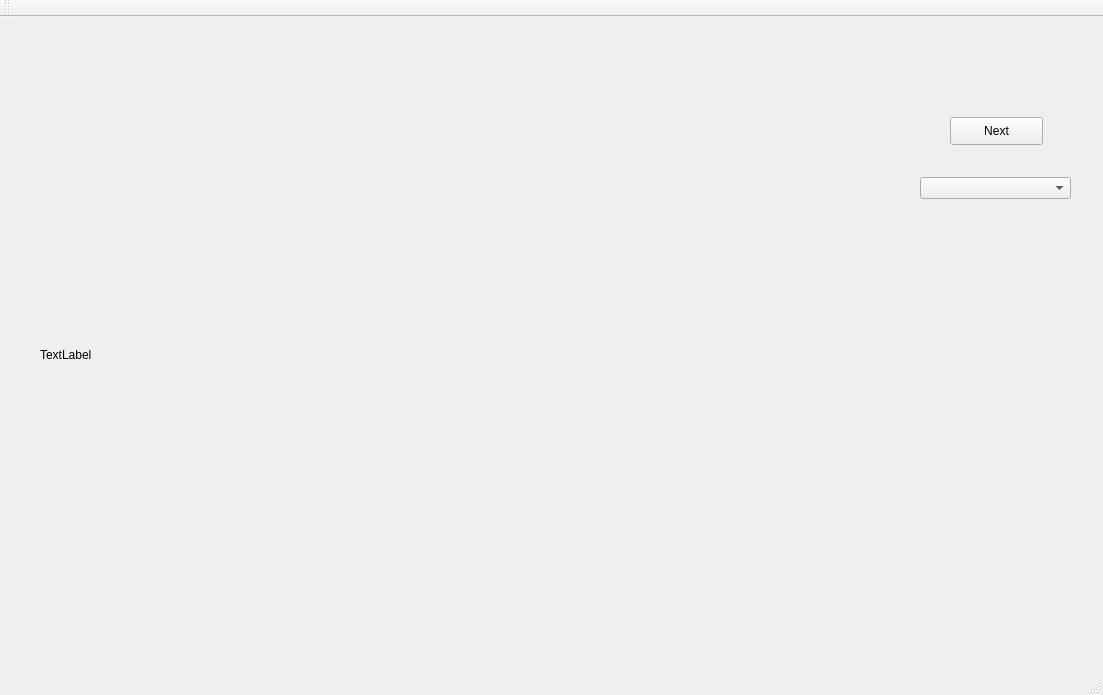
<?xml version="1.0" encoding="UTF-8"?>
<ui version="4.0">
 <class>MainWindow</class>
 <widget class="QMainWindow" name="MainWindow">
  <property name="geometry">
   <rect>
    <x>0</x>
    <y>0</y>
    <width>1103</width>
    <height>695</height>
   </rect>
  </property>
  <property name="windowTitle">
   <string>MainWindow</string>
  </property>
  <property name="styleSheet">
   <string notr="true">QLabel {&quot;
                             &quot;border-style: solid;&quot;
                             &quot;border-width: 4px;&quot;
                             &quot;border-color: black; &quot;
                             }</string>
  </property>
  <widget class="QWidget" name="centralWidget">
   <widget class="CustomLabel" name="label">
    <property name="geometry">
     <rect>
      <x>40</x>
      <y>50</y>
      <width>768</width>
      <height>576</height>
     </rect>
    </property>
    <property name="styleSheet">
     <string notr="true">border-color: rgb(255, 82, 143); </string>
    </property>
    <property name="text">
     <string>TextLabel</string>
    </property>
   </widget>
   <widget class="QPushButton" name="pushButton">
    <property name="geometry">
     <rect>
      <x>950</x>
      <y>100</y>
      <width>93</width>
      <height>28</height>
     </rect>
    </property>
    <property name="text">
     <string>Next</string>
    </property>
   </widget>
   <widget class="QComboBox" name="comboBox">
    <property name="geometry">
     <rect>
      <x>920</x>
      <y>160</y>
      <width>151</width>
      <height>22</height>
     </rect>
    </property>
   </widget>
  </widget>
  <widget class="QMenuBar" name="menuBar">
   <property name="geometry">
    <rect>
     <x>0</x>
     <y>0</y>
     <width>1103</width>
     <height>26</height>
    </rect>
   </property>
  </widget>
  <widget class="QToolBar" name="mainToolBar">
   <attribute name="toolBarArea">
    <enum>TopToolBarArea</enum>
   </attribute>
   <attribute name="toolBarBreak">
    <bool>false</bool>
   </attribute>
  </widget>
  <widget class="QStatusBar" name="statusBar"/>
 </widget>
 <layoutdefault spacing="6" margin="11"/>
 <customwidgets>
  <customwidget>
   <class>CustomLabel</class>
   <extends>QLabel</extends>
   <header>customlabel.h</header>
  </customwidget>
 </customwidgets>
 <resources/>
 <connections/>
</ui>
